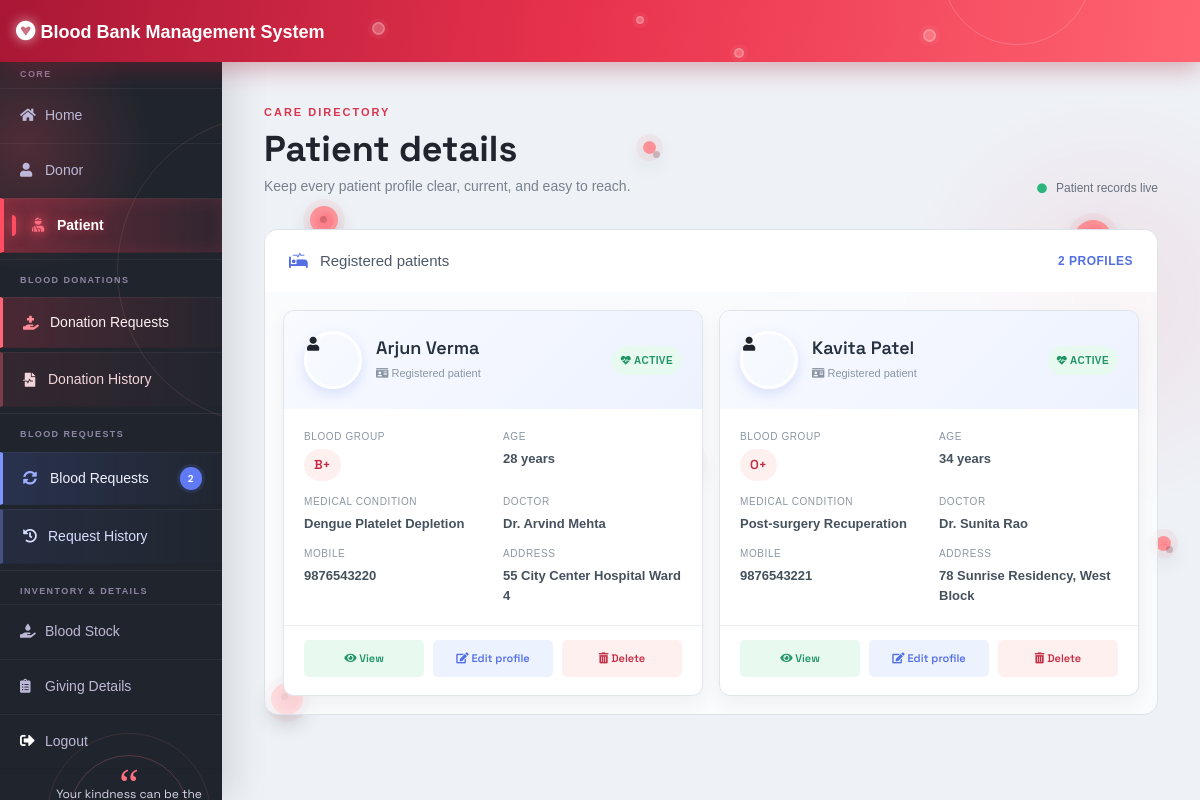
The page /admin-patient (signed in) on the database its author committed.
### patient/models.py (models this page shows, shortened)
class Patient(models.Model):
    user=models.OneToOneField(User,on_delete=models.CASCADE)
    profile_pic= models.ImageField(upload_to='profile_pic/Patient/',null=True,blank=True)
    age=models.PositiveIntegerField()
    bloodgroup=models.CharField(max_length=10)
    disease=models.CharField(max_length=100)
    doctorname=models.CharField(max_length=50)
    address = models.CharField(max_length=40)
    mobile = models.CharField(max_length=20,null=False)
    @property
    def get_name(self):
        return self.user.first_name+" "+self.user.last_name

### blood/views.py (the view)
# urls.py: path('admin-patient', views.admin_patient_view,name='admin-patient'),
@login_required(login_url='adminlogin')
def admin_patient_view(request):
    patients=pmodels.Patient.objects.all()
    return render(request,'blood/admin_patient.html',{'patients':patients})

### blood/context_processors.py (called while the page is built)
def pending_donations(request):
    if not request.user.is_authenticated:
        return {
            'pending_donation_count': 0,
            'pending_blood_request_count': 0,
        }
    return {
        'pending_donation_count': BloodDonate.objects.filter(status='Pending').count(),
        'pending_blood_request_count': BloodRequest.objects.filter(status='Pending').count(),
    }

### templates/blood/admin_patient.html
{% extends 'blood/adminbase.html' %}
{% load static %}
{% block content %}
<div class="dashboard-main patient-page">
    {% include "blood/login_cells.html" %}
    <div class="dashboard-content">
        <div class="dashboard-heading">
            <div>
                <div class="dashboard-kicker">Care directory</div>
                <h1>Patient details</h1>
                <p>Keep every patient profile clear, current, and easy to reach.</p>
            </div>
            <div class="dashboard-pulse"><i class="fas fa-circle"></i> Patient records live</div>
        </div>
        {% if patients %}
        <section class="patient-directory">
            <div class="patient-summary"><span><i class="fas fa-procedures"></i> Registered patients</span><strong>{{patients|length}} profiles</strong></div>
            <div class="patient-grid">
            {% for patient in patients %}
            <article class="patient-card">
                <div class="patient-card-head">
                    {% if patient.profile_pic %}<img class="patient-photo" src="{{ patient.profile_pic.url }}" alt="{{patient.get_name}} profile">{% else %}<span class="patient-photo patient-photo-empty"><i class="fas fa-user"></i></span>{% endif %}
                    <div><h2 class="patient-name">{{patient.get_name}}</h2><span class="patient-record"><i class="fas fa-id-card"></i> Registered patient</span></div>
                    <span class="patient-ready {% if not patient.user.is_active %}patient-inactive{% endif %}"><i class="fas fa-heartbeat"></i> {% if patient.user.is_active %}Active{% else %}Not active{% endif %}</span>
                </div>
                <div class="patient-card-body">
                    <div class="patient-detail"><span>Blood group</span><strong class="patient-blood">{{patient.bloodgroup}}</strong></div>
                    <div class="patient-detail"><span>Age</span><strong>{{patient.age}} years</strong></div>
                    <div class="patient-detail"><span>Medical condition</span><strong>{{patient.disease}}</strong></div>
                    <div class="patient-detail"><span>Doctor</span><strong>{{patient.doctorname}}</strong></div>
                    <div class="patient-detail"><span>Mobile</span><strong>{{patient.mobile}}</strong></div>
                    <div class="patient-detail"><span>Address</span><strong>{{patient.address}}</strong></div>
                </div>
                <div class="patient-card-actions"><a class="patient-view" href="{% url 'patient-detail' patient.id %}"><i class="fas fa-eye"></i> View</a><a class="patient-edit" href="{% url 'update-patient' patient.id %}"><i class="fas fa-edit"></i> Edit profile</a><a class="patient-delete" href="{% url 'delete-patient' patient.id %}"><i class="fas fa-trash-alt"></i> Delete</a></div>
            </article>
            {% endfor %}
            </div>
        </section>
        {% else %}
        <section class="patient-directory empty-patients"><i class="fas fa-user-plus"></i><h2>No patient profiles</h2><p>New patient registrations will appear here.</p></section>
        {% endif %}
    </div>
</div>
{% endblock content %}

### static/css/main.css (style rules this page uses)
html { -webkit-box-sizing: border-box; -moz-box-sizing: border-box; box-sizing: border-box; }
* { padding: 0; margin: 0; }
*, *:before, *:after { -webkit-box-sizing: inherit; -moz-box-sizing: inherit; box-sizing: inherit; }
body, h1, h2, h3, h4, h5, h6, blockquote, p, pre, dl, dd, ol, ul, figure, hr, fieldset, legend { margin: 0; padding: 0; }
body { font-family: "Open Sans", "Arial", "Helvetica Neue", sans-serif; font-weight: 400; font-size: 14px; }
h1, h2, h3, h4, h5, h6 { font-weight: 400; }
h1 { font-size: 36px; }
h2 { font-size: 30px; }

### rows shown on the page
Patient: get_name "Arjun Verma", shows "ACTIVE", bloodgroup "B+", age "28", disease "Dengue Platelet Depletion", doctorname "Dr. Arvind Mehta", mobile "9876543220", address "55 City Center Hospital Ward 4"
Patient: get_name "Kavita Patel", shows "ACTIVE", bloodgroup "O+", age "34", disease "Post-surgery Recuperation", doctorname "Dr. Sunita Rao", mobile "9876543221", address "78 Sunrise Residency, West Block"

### other values the page prints
{{ pending_blood_request_count }} "2"
{{ patients|length }} "2"
